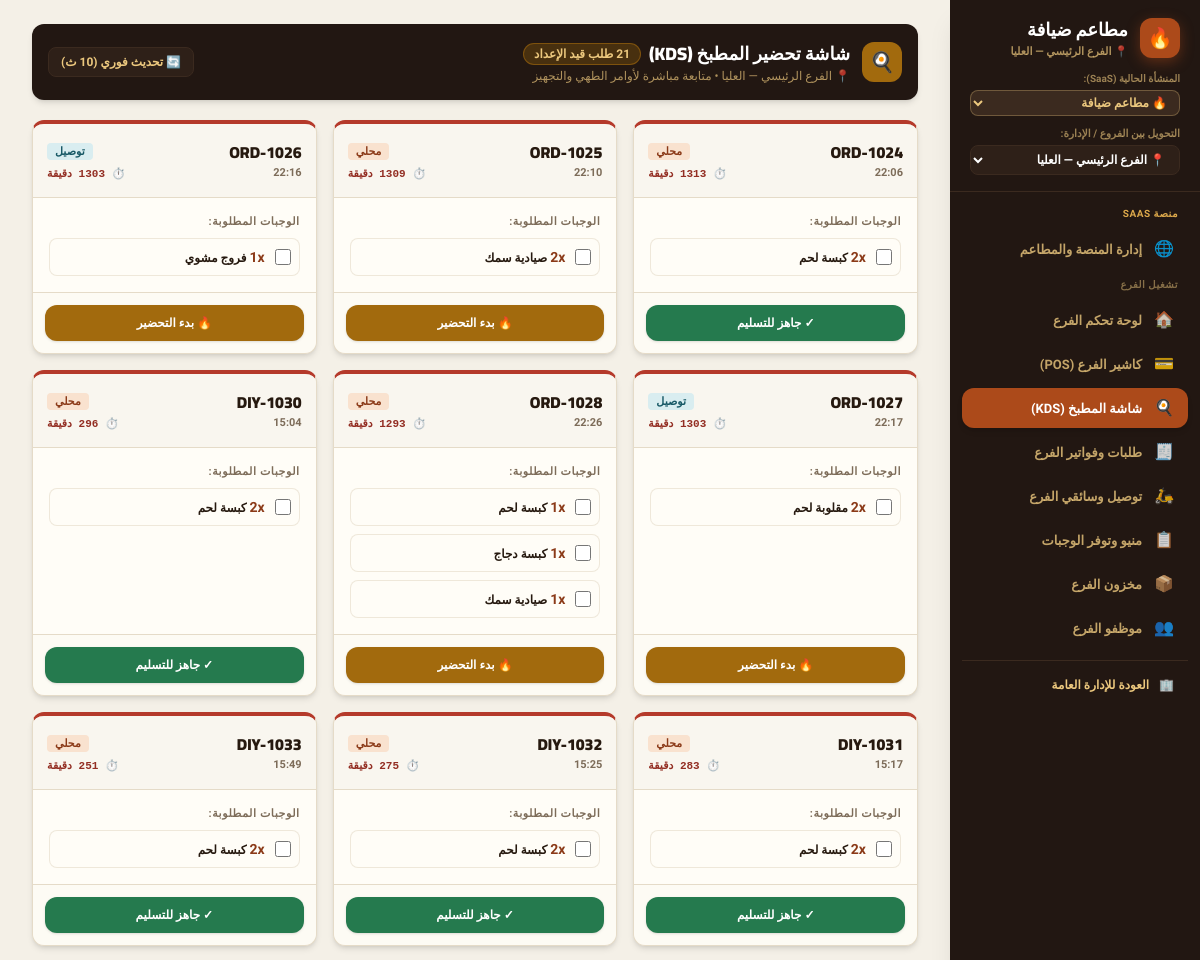
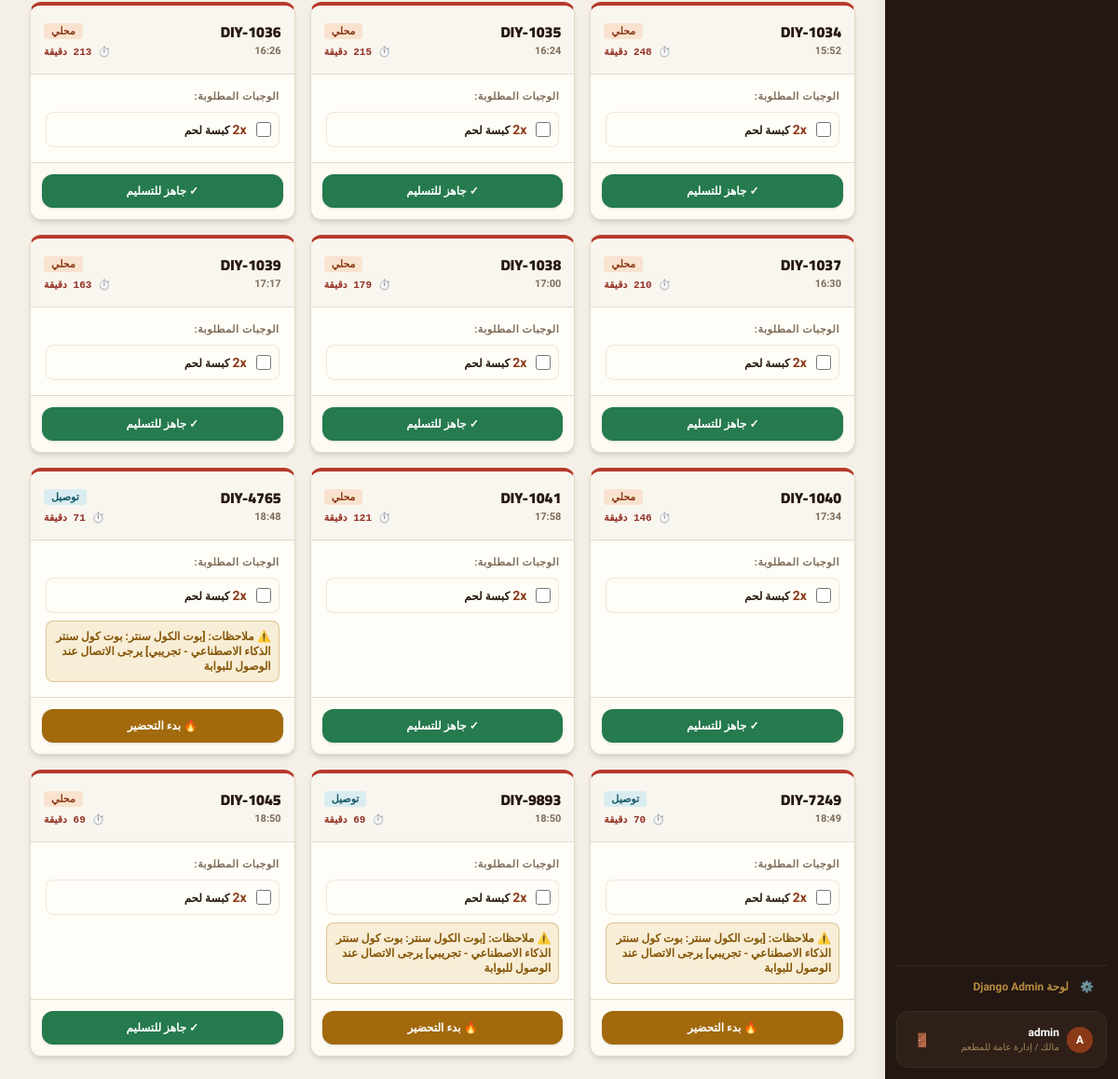
Before: /kitchen/ (signed in) with the older database file (2 pictures, top to bottom).
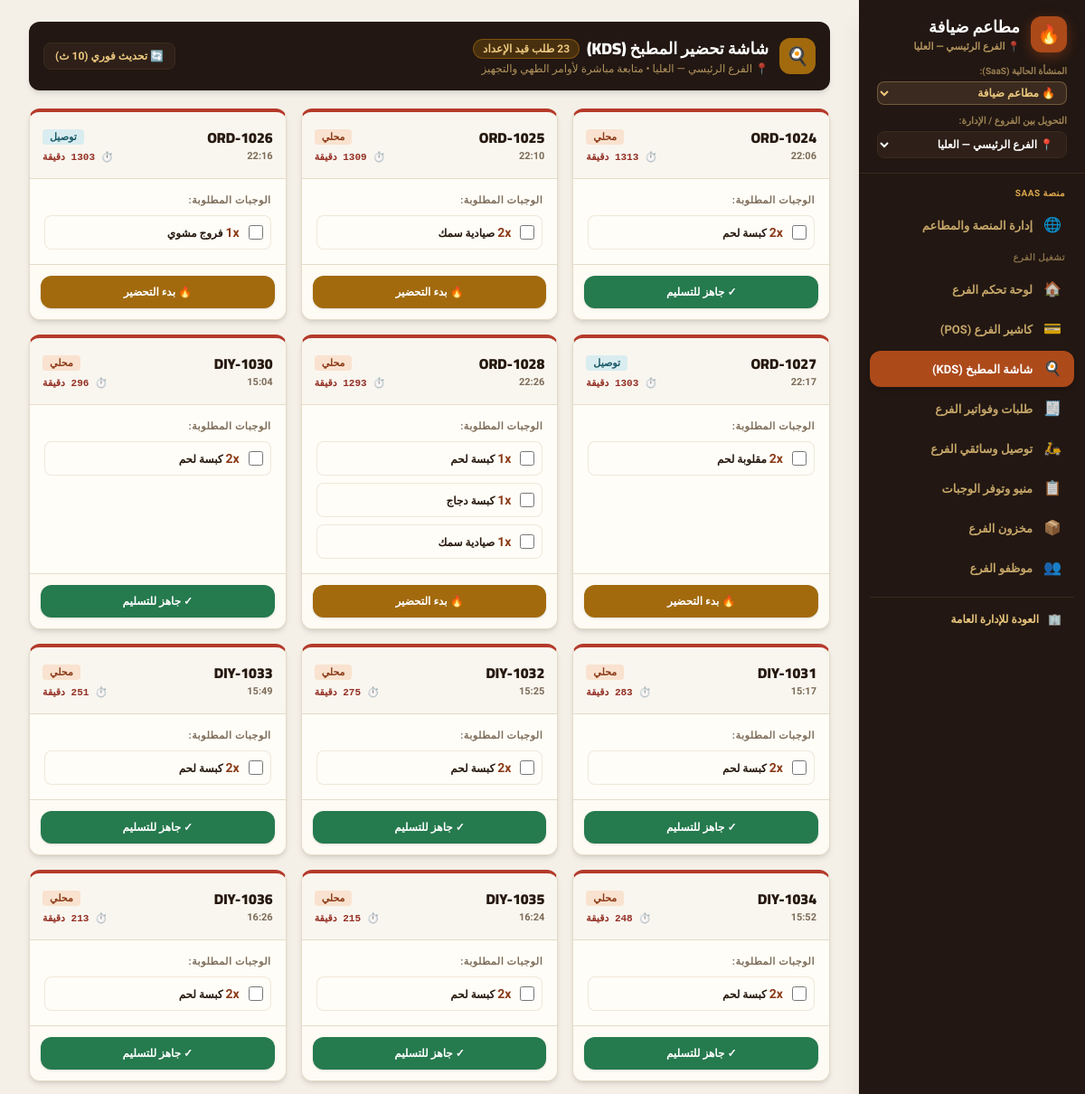
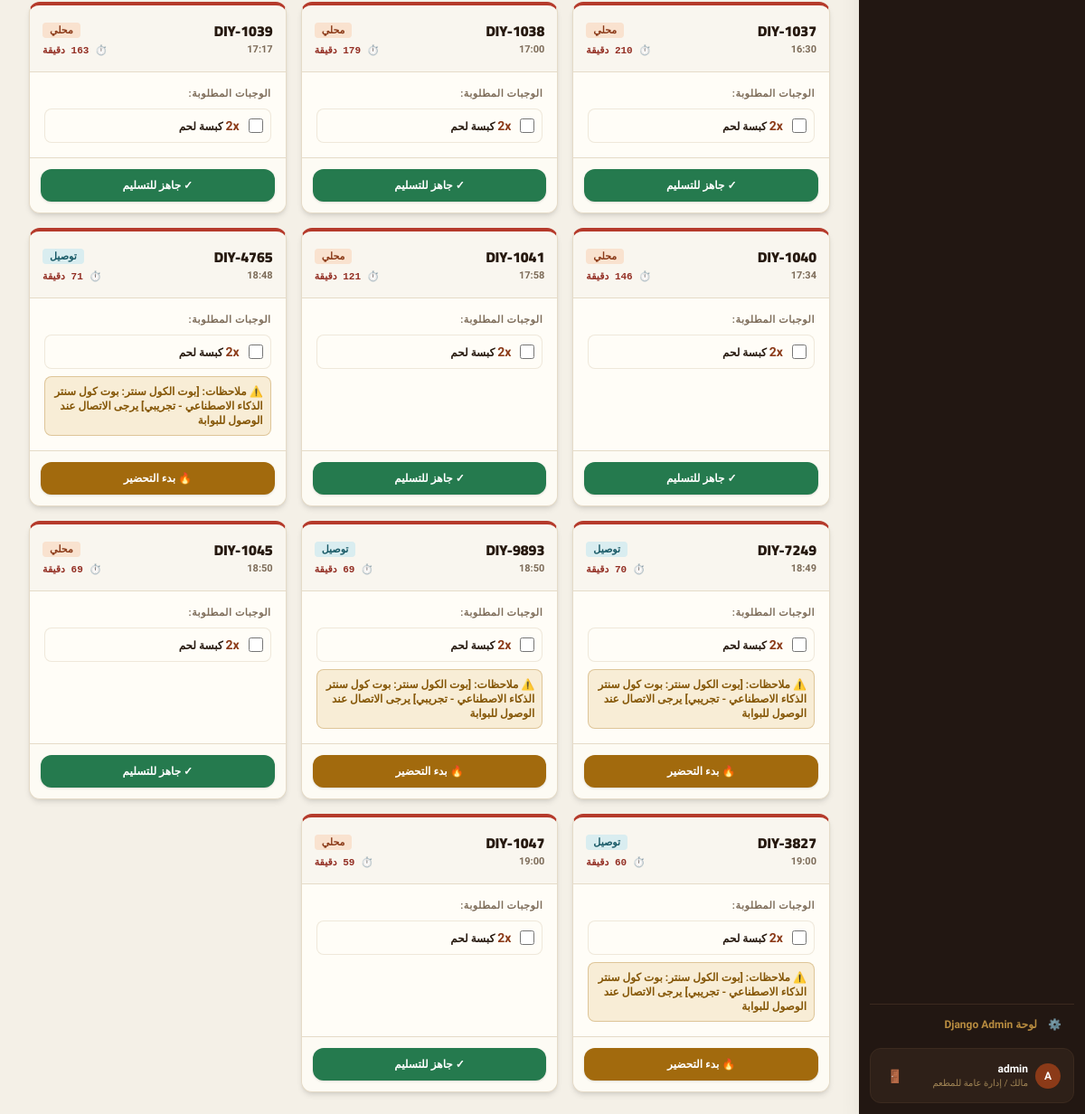
After: the same page with the newer database file (2 pictures, top to bottom).
### core/models.py (models this page shows, shortened)
class Order(models.Model):
    TYPE_CHOICES = [
        ("dine_in", "محلي"),
        ("takeaway", "سفري"),
        ("delivery", "توصيل"),
    ]
    CHANNEL_CHOICES = [
        ("cashier", "الكاشير"),
        ("call_center", "الكول سنتر"),
    ]
    STATUS_CHOICES = [
        ("new", "جديد"),
        ("preparing", "قيد التحضير"),
        ("ready", "جاهز للتسليم"),
        ("out_for_delivery", "في الطريق"),
        ("delivered", "تم التسليم"),
        ("cancelled", "ملغي"),
    ]
    PAY_CHOICES = [
        ("cash", "نقداً"),
        ("card", "بطاقة"),
        ("wallet", "محفظة رقمية"),
    ]
    tenant = models.ForeignKey(
        Tenant,
        on_delete=models.CASCADE,
        related_name="orders",
        null=True,
        blank=True,
        verbose_name="المستأجر / المنشأة",
    )
    order_number = models.CharField(max_length=50, unique=True, verbose_name="رقم الطلب")
    order_type = models.CharField(max_length=20, choices=TYPE_CHOICES, default="dine_in", verbose_name="نوع الطلب")
    channel = models.CharField(max_length=20, choices=CHANNEL_CHOICES, default="cashier", verbose_name="القناة")
    branch = models.ForeignKey(
        Branch,
        on_delete=models.SET_NULL,
        null=True,
        blank=True,
        related_name="orders",
        verbose_name="الفرع",
    )
    delivery_area = models.ForeignKey(
        "DeliveryArea",
        on_delete=models.SET_NULL,
        null=True,
        blank=True,
        related_name="orders",
        verbose_name="منطقة التوصيل / الكومبوند",
    )
    customer = models.ForeignKey(
        Customer,
        on_delete=models.SET_NULL,
        null=True,
        blank=True,
        related_name="orders",
        verbose_name="العميل",
    )
    customer_name = models.CharField(max_length=255, default="عميل نقدي", verbose_name="اسم العميل")
    customer_phone = models.CharField(max_length=50, default="", blank=True, verbose_name="هاتف العميل")
    address = models.CharField(max_length=255, default="", blank=True, verbose_name="عنوان التوصيل")
    status = models.CharField(max_length=30, choices=STATUS_CHOICES, default="new", verbose_name="الحالة")
    pay_method = models.CharField(max_length=20, choices=PAY_CHOICES, default="cash", verbose_name="طريقة الدفع")
    paid = models.BooleanField(default=True, verbose_name="تم الدفع")
    subtotal = models.DecimalField(max_digits=10, decimal_places=2, default=0.00, verbose_name="المجموع الفرعي")
    delivery_fee = models.DecimalField(max_digits=8, decimal_places=2, default=0.00, verbose_name="رسوم التوصيل")
    discount = models.DecimalField(max_digits=8, decimal_places=2, default=0.00, verbose_name="الخصم")
    total = models.DecimalField(max_digits=10, decimal_places=2, default=0.00, verbose_name="الإجمالي")
    cashier = models.CharField(max_length=255, default="", blank=True, verbose_name="الكاشير")
    driver = models.ForeignKey(
        Employee,
        on_delete=models.SET_NULL,
        null=True,
        blank=True,
        related_name="assigned_orders",
        verbose_name="السائق",
    )
    notes = models.TextField(default="", blank=True, verbose_name="ملاحظات")
    created_at = models.DateTimeField(default=timezone.now, verbose_name="تاريخ ووقت الطلب")
    class Meta:
        verbose_name = "طلب"
        verbose_name_plural = "الطلبات"
        ordering = ["-created_at", "-id"]

class OrderItem(models.Model):
    order = models.ForeignKey(
        Order,
        on_delete=models.CASCADE,
        related_name="items",
        verbose_name="الطلب",
    )
    menu_item = models.ForeignKey(
        MenuItem,
        on_delete=models.SET_NULL,
        null=True,
        blank=True,
        verbose_name="صنف المنيو",
    )
    name = models.CharField(max_length=255, verbose_name="اسم الصنف")
    price = models.DecimalField(max_digits=8, decimal_places=2, default=0.00, verbose_name="سعر الوحدة")
    qty = models.PositiveIntegerField(default=1, verbose_name="الكمية")
    class Meta:
        verbose_name = "عنصر طلب"
        verbose_name_plural = "عناصر الطلبات"

### core/views.py (the view)
# urls.py: path("kitchen/", views.kitchen_view, name="kitchen"),
@login_required
@ensure_csrf_cookie
def kitchen_view(request):
    if not user_has_perm(request.user, "kds_access"):
        return HttpResponseForbidden("غير مصرح لك بالوصول إلى شاشة المطبخ (KDS)")
    tenant = get_active_tenant(request)
    branch = get_active_branch(request)
    now = timezone.now()
    orders_qs = Order.objects.filter(tenant=tenant, status__in=["new", "preparing"]).prefetch_related("items").order_by("created_at")
    if branch:
        orders_qs = orders_qs.filter(branch=branch)
    kitchen_orders = []
    for o in orders_qs:
        elapsed = int((now - o.created_at).total_seconds() / 60)
        kitchen_orders.append({
            "order": o,
            "elapsed_minutes": elapsed,
            "items": o.items.all(),
        })
    context = {
        "tenant": tenant,
        "branch": branch,
        "kitchen_orders": kitchen_orders,
        "total_pending": len(kitchen_orders),
    }
    return render(request, "kitchen.html", context)

### core/models.py (called while the page is built)
    def is_subscription_active(self):
        if not self.is_active:
            return False
        if self.subscription_status in ["active", "trial"]:
            if self.subscription_end and self.subscription_end < timezone.now():
                return False
            return True
        return False

    def days_until_expiry(self):
        if not self.subscription_end:
            return 999
        diff = (self.subscription_end - timezone.now()).total_seconds()
        return max(0, int(diff // 86400))

### core/views.py (called while the page is built, shortened)
def get_active_tenant(request):
    if hasattr(request, "tenant") and request.tenant:
        return request.tenant

def get_active_branch(request):
    tenant = get_active_tenant(request)
    profile = getattr(request.user, "profile", None)
    is_owner = request.user.is_superuser or (profile and (profile.role in ["owner", "platform_admin"] or profile.is_platform_admin))
    if not is_owner and profile and profile.branch:
        return profile.branch
    active_id = request.session.get("active_branch_id")
    if active_id:
        qs = Branch.objects.filter(id=active_id)
        if tenant:
            qs = qs.filter(tenant=tenant)
        return qs.first()
    return None

### templates/kitchen.html (shortened to what the changed rows need)
{% extends "base.html" %}
{% block content %}
<div>
    <div class="mb-5 flex flex-col sm:flex-row sm:items-center sm:justify-between gap-3 bg-night p-4 rounded-xl text-white shadow-md">
        <div class="flex items-center gap-3">
            <div>
                <div class="flex items-center gap-2">
                    <h1 class="text-lg font-black font-display text-white">شاشة تحضير المطبخ (KDS)</h1>
                    <span class="rounded-full bg-warn-600/30 border border-warn-600/60 px-2.5 py-0.5 text-xs font-bold text-gold-300">
                        {{ total_pending }} طلب قيد الإعداد
                    </span>
                </div>
            </div>
        </div>
    </div>
    <div class="grid grid-cols-1 md:grid-cols-2 lg:grid-cols-3 xl:grid-cols-4 gap-4">
        {% for item in kitchen_orders %}
        <div class="card overflow-hidden shadow-md border-line flex flex-col justify-between {% if item.elapsed_minutes > 15 %}border-t-4 border-t-bad-600{% elif item.elapsed_minutes > 8 %}border-t-4 border-t-warn-600{% else %}border-t-4 border-t-good-600{% endif %}">
            <div class="p-3.5 bg-paper/50 border-b border-line flex items-center justify-between">
                <div>
                    <span class="text-base font-black font-display text-ink">{{ item.order.order_number }}</span>
                    <span class="block text-[11px] font-bold text-soft">{{ item.order.created_at|time:"H:i" }}</span>
                </div>
                <div class="text-left">
                    <span class="rounded px-2 py-0.5 text-[11px] font-black
                        {% if item.order.order_type == 'dine_in' %}bg-brand-100 text-brand-700
                        {% elif item.order.order_type == 'takeaway' %}bg-paper border border-line text-ink
                        {% else %}bg-info-100 text-info-700{% endif %}">
                        {{ item.order.get_order_type_display }}
                    </span>
                    <p class="text-[11px] font-bold font-mono mt-1 {% if item.elapsed_minutes > 15 %}text-bad-700 font-black animate-pulse{% elif item.elapsed_minutes > 8 %}text-warn-700{% else %}text-good-700{% endif %}">
                        ⏱️ {{ item.elapsed_minutes }} دقيقة
                    </p>
                </div>
            </div>
            <div class="p-4 flex-1 space-y-2">
                <p class="text-[11px] font-black text-soft uppercase tracking-wider mb-1">الوجبات المطلوبة:</p>
                {% for oi in item.items %}
                <label class="flex items-center gap-2.5 p-2 rounded-lg bg-card border border-line/60 hover:bg-paper/30 transition cursor-pointer">
                    <input type="checkbox" class="w-4 h-4 rounded border-line text-brand-600 focus:ring-brand-500">
                    <span class="text-xs font-black text-ink flex-1 leading-snug">
                        <span class="text-brand-700 text-sm font-black">{{ oi.qty }}x</span> {{ oi.name }}
                    </span>
                </label>
                {% endfor %}
                {% if item.order.notes %}
                <div class="mt-2 rounded-lg bg-warn-100/80 border border-warn-600/30 p-2 text-xs font-bold text-warn-700">
                    ⚠️ ملاحظات: {{ item.order.notes }}
                </div>
                {% endif %}
            </div>
            <div class="p-3 bg-paper/20 border-t border-line">
                {% if item.order.status == 'new' %}
                <button
                    onclick="updateKitchenOrder({{ item.order.id }}, 'preparing')"
                    class="w-full rounded-xl bg-warn-600 py-2.5 text-xs font-black text-white hover:bg-warn-700 transition shadow"
                >
                    🔥 بدء التحضير
                </button>
                {% elif item.order.status == 'preparing' %}
                <button
                    onclick="updateKitchenOrder({{ item.order.id }}, 'ready')"
                    class="w-full rounded-xl bg-good-600 py-2.5 text-xs font-black text-white hover:bg-good-700 transition shadow"
                >
                    ✓ جاهز للتسليم
                </button>
                {% endif %}
            </div>
        </div>
        {% empty %}
        <div class="col-span-full py-16 text-center card p-8">
            <span class="text-4xl mb-2 block">🍳</span>
            <h3 class="text-base font-black font-display text-ink">المطبخ هادئ الآن</h3>
            <p class="text-xs text-soft mt-1">لا توجد طلبات جديدة بانتظار الطهي أو التحضير.</p>
        </div>
        {% endfor %}
    </div>
</div>
{% endblock %}

Changed rows visible on the page:
added Order: order.order_number "DIY-3827", order.created_at "19:00", order.order_type "توصيل", elapsed_minutes "60", order.notes "[بوت الكول سنتر: بوت كول سنتر الذكاء الاصطناعي - تجريبي] يرجى الاتصال عند الوصول للبوابة"
added OrderItem: qty "2", name "كبسة لحم", shown under "DIY-3827"
added Order: order.order_number "DIY-1047", order.created_at "19:00", order.order_type "محلي", elapsed_minutes "59"
added OrderItem: qty "2", name "كبسة لحم", shown under "DIY-1047"
Other visible differences:
{{ total_pending }}: "21" → "23"
